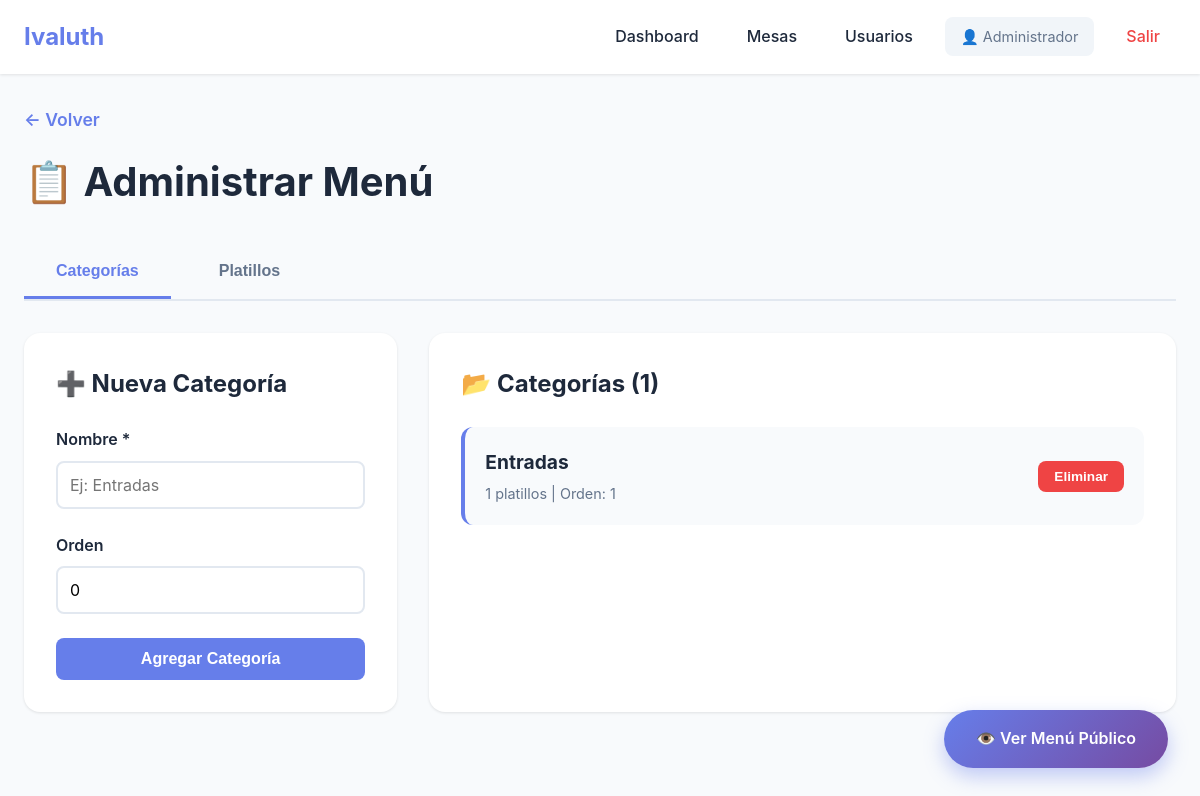
Screenshot of /administrar_menu (signed in) with the database file from the repository.
### app.py (models this page shows, shortened)
class Usuario(UserMixin, db.Model):
    id = db.Column(db.Integer, primary_key=True)
    username = db.Column(db.String(80), unique=True, nullable=False)
    password_hash = db.Column(db.String(200), nullable=False)
    nombre = db.Column(db.String(100), nullable=False)
    rol = db.Column(db.String(20), default='mesero')  # mesero, cocina, admin

class CategoriaMenu(db.Model):
    id = db.Column(db.Integer, primary_key=True)
    nombre = db.Column(db.String(100), nullable=False)
    orden = db.Column(db.Integer, default=0)
    activa = db.Column(db.Boolean, default=True)
    items = db.relationship('ItemMenu', backref='categoria', lazy='select', cascade='all, delete-orphan')

### app.py (the view)
@app.route("/administrar_menu")
@login_required
def administrar_menu():
    if current_user.rol != 'admin':
        flash('Solo los administradores pueden gestionar el menú', 'error')
        return redirect(url_for('dashboard'))
    categorias = CategoriaMenu.query.order_by(CategoriaMenu.orden).all()
    items = ItemMenu.query.order_by(ItemMenu.categoria_id, ItemMenu.orden).all()
    return render_template("administrar_menu.html", categorias=categorias, items=items)

### app.py (called while the page is built)
@login_manager.user_loader
def load_user(user_id):
    return Usuario.query.get(int(user_id))

### templates/administrar_menu.html (shortened to what this page needs)
<!DOCTYPE html>
<html lang="es">
<head>
</head>
<body>
    <nav class="navbar">
        <div class="nav-container">
            <div class="nav-brand">Ivaluth</div>
            <div class="nav-menu">
                <a href="{{ url_for('dashboard') }}" class="nav-link">Dashboard</a>
                <a href="{{ url_for('administrar_mesas') }}" class="nav-link">Mesas</a>
                <a href="{{ url_for('administrar_usuarios') }}" class="nav-link">Usuarios</a>
                <span class="nav-user">👤 {{ current_user.nombre }}</span>
                <a href="{{ url_for('logout') }}" class="nav-link nav-logout">Salir</a>
            </div>
        </div>
    </nav>
    <div class="container">
        <div class="page-header">
            <a href="{{ url_for('dashboard') }}" class="btn-back">← Volver</a>
            <h1>📋 Administrar Menú</h1>
        </div>
        <div class="tabs">
            <button class="tab active" onclick="showTab('categorias')">Categorías</button>
            <button class="tab" onclick="showTab('items')">Platillos</button>
        </div>
        <div id="categorias" class="tab-content active">
            <div class="admin-grid">
                <div class="card">
                    <h2>➕ Nueva Categoría</h2>
                    <form method="POST" action="{{ url_for('agregar_categoria') }}">
                        <div class="form-group">
                            <label for="nombre">Nombre *</label>
                            <input type="text" id="nombre" name="nombre" required placeholder="Ej: Entradas">
                        </div>
                        <div class="form-group">
                            <label for="orden">Orden</label>
                            <input type="number" id="orden" name="orden" value="0" min="0">
                        </div>
                        <button type="submit" class="btn btn-primary">Agregar Categoría</button>
                    </form>
                </div>
                <div class="card">
                    <h2>📂 Categorías ({{ categorias|length }})</h2>
                    {% if categorias %}
                    <div class="categorias-list">
                        {% for categoria in categorias %}
                        <div class="categoria-row">
                            <div class="categoria-info">
                                <h3>{{ categoria.nombre }}</h3>
                                <p>{{ categoria.items|length }} platillos | Orden: {{ categoria.orden }}</p>
                            </div>
                            <div class="categoria-actions">
                                <form method="POST" action="{{ url_for('eliminar_categoria', categoria_id=categoria.id) }}" style="display: inline;">
                                    <button type="submit" class="btn btn-danger btn-sm"
                                            onclick="return confirm('¿Eliminar esta categoría?')">
                                        Eliminar
                                    </button>
                                </form>
                            </div>
                        </div>
                        {% endfor %}
                    </div>
                    {% else %}
                    <p style="text-align: center; color: #64748b; padding: 2rem;">No hay categorías creadas</p>
                    {% endif %}
                </div>
            </div>
        </div>
    </div>
    <a href="{{ url_for('menu_publico') }}" class="btn-view-menu" target="_blank">👁️ Ver Menú Público</a>
</body>
</html>

### templates/administrar_menu.html (style rules this page uses)
* { margin: 0; padding: 0; box-sizing: border-box; }
body { font-family: -apple-system, BlinkMacSystemFont, 'Segoe UI', Roboto, Oxygen, Ubuntu, Cantarell, sans-serif; background: #f8fafc; color: #1e293b; line-height: 1.6; }
.navbar { background: white; box-shadow: 0 1px 3px rgba(0,0,0,0.1); position: sticky; top: 0; z-index: 1000; }
.nav-container { max-width: 1400px; margin: 0 auto; padding: 1rem 1.5rem; display: flex; justify-content: space-between; align-items: center; flex-wrap: wrap; }
.nav-brand { font-size: 1.5rem; font-weight: bold; color: #667eea; }
.nav-menu { display: flex; gap: 1rem; align-items: center; flex-wrap: wrap; }
.nav-link { color: #1e293b; text-decoration: none; padding: 0.5rem 1rem; border-radius: 0.5rem; transition: all 0.3s; font-weight: 500; }
.nav-logout { color: #ef4444; }
.nav-user { color: #64748b; font-size: 0.9rem; padding: 0.5rem 1rem; background: #f1f5f9; border-radius: 0.5rem; }
.container { max-width: 1400px; margin: 0 auto; padding: 2rem 1.5rem; }
.page-header { margin-bottom: 2rem; }
.btn-back { display: inline-block; margin-bottom: 1rem; color: #667eea; text-decoration: none; font-weight: 600; font-size: 1.1rem; }
.page-header h1 { font-size: 2.5rem; color: #1e293b; }
.tabs { display: flex; gap: 1rem; margin-bottom: 2rem; border-bottom: 2px solid #e2e8f0; }
.tab { padding: 1rem 2rem; background: none; border: none; font-size: 1rem; font-weight: 600; color: #64748b; cursor: pointer; border-bottom: 3px solid transparent; transition: all 0.3s; }
.tab.active { color: #667eea; border-bottom-color: #667eea; }
.tab-content { display: none; }
.tab-content.active { display: block; }
.admin-grid { display: grid; grid-template-columns: 1fr 2fr; gap: 2rem; }
.card { background: white; padding: 2rem; border-radius: 1rem; box-shadow: 0 1px 3px rgba(0,0,0,0.1); }
.card h2 { margin-bottom: 1.5rem; color: #1e293b; font-size: 1.5rem; }
.form-group { margin-bottom: 1.5rem; }
.form-group label { display: block; margin-bottom: 0.5rem; font-weight: 600; color: #1e293b; }
.form-group input, .form-group textarea, .form-group select { width: 100%; padding: 0.75rem; border: 2px solid #e2e8f0; border-radius: 0.5rem; font-size: 1rem; transition: all 0.3s; font-family: inherit; }
.btn { padding: 0.75rem 1.5rem; border: none; border-radius: 0.5rem; font-size: 1rem; font-weight: 600; cursor: pointer; transition: all 0.3s; }
.btn-primary { background: #667eea; color: white; width: 100%; }
.btn-danger { background: #ef4444; color: white; }
.btn-sm { padding: 0.5rem 1rem; font-size: 0.85rem; }
.items-list, .categorias-list { display: grid; gap: 1rem; }
.item-row, .categoria-row { display: flex; justify-content: space-between; align-items: center; padding: 1.25rem; background: #f8fafc; border-radius: 0.75rem; border-left: 4px solid #667eea; gap: 1rem; }
.item-info, .categoria-info { flex: 1; }
.item-info h3, .categoria-info h3 { font-size: 1.2rem; color: #1e293b; margin-bottom: 0.25rem; }
.item-info p, .categoria-info p { color: #64748b; font-size: 0.9rem; }
.item-actions, .categoria-actions { display: flex; gap: 0.5rem; flex-wrap: wrap; }
.btn-view-menu { position: fixed; bottom: 2rem; right: 2rem; background: linear-gradient(135deg, #667eea 0%, #764ba2 100%); color: white; padding: 1rem 2rem; border-radius: 3rem; text-decoration: none; font-weight: 600; box-shadow: 0 8px 20px rgba(102, 126, 234, 0.4); transition: all 0.3s; z-index: 1000; }

### rows the page displays
Usuario: nombre "Administrador"
CategoriaMenu: nombre "Entradas", items|length "1", orden "1"

### other values shown
{{ categorias|length }} "1"
